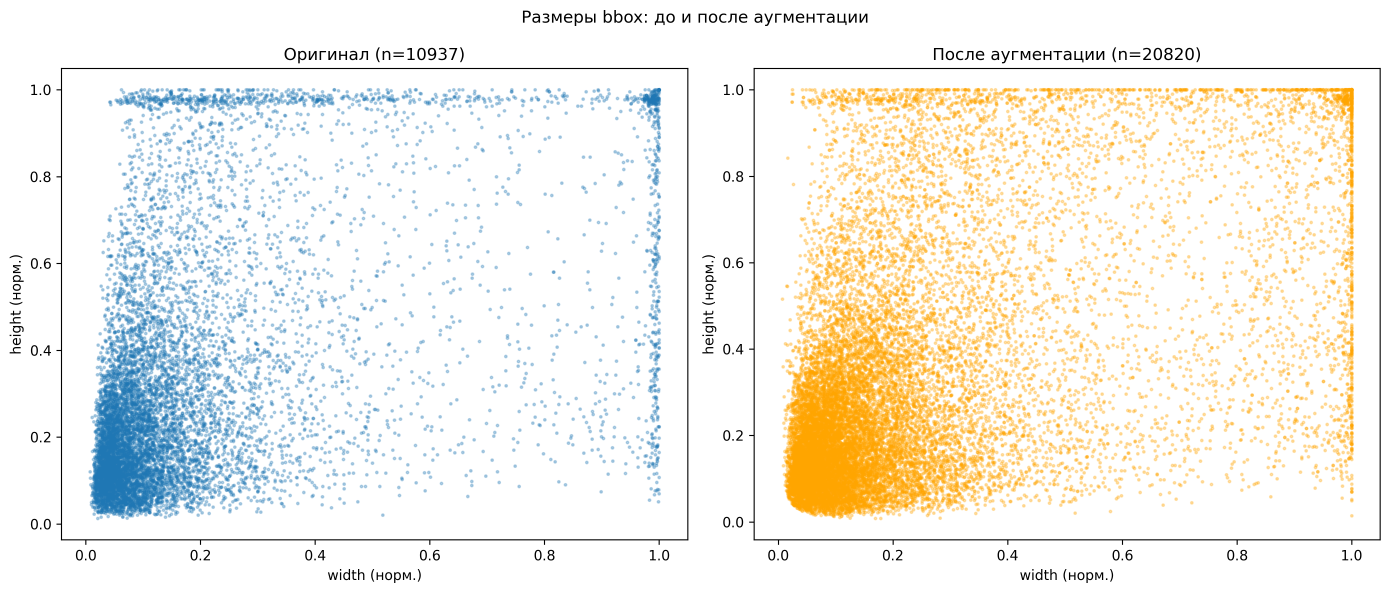
#> input picture диплом/figures/fig_2_13.png, 4170 x 1779 px (shown at 1/3 size)
$ python -i md_to_docx.py   (imports and definitions only)
#> lines starting #> are read from the running program, lines starting #| are printed output that depends on the picture
#!/usr/bin/env python3
# -*- coding: utf-8 -*-
"""
Конвертер diplom.md -> diplom.docx.

Оформление по ГОСТ 7.32-2017 и styles.md (Список A):
    - шрифт Times New Roman 14pt, кегль полуторный (A-2, A-3);
    - поля: 20/20/30/15 мм top/bottom/left/right (A-1);
    - абзацный отступ 1.25 см, выравнивание по ширине (A-4, A-5);
    - структурные разделы (РЕФЕРАТ, ТЕРМИНЫ И ОПРЕДЕЛЕНИЯ, ПЕРЕЧЕНЬ
      СОКРАЩЕНИЙ И ОБОЗНАЧЕНИЙ, СОДЕРЖАНИЕ, ВВЕДЕНИЕ, ЗАКЛЮЧЕНИЕ,
      СПИСОК ИСПОЛЬЗОВАННЫХ ИСТОЧНИКОВ, ПРИЛОЖЕНИЕ А...) — прописные,
      по центру, НЕ жирные, с новой страницы (A-7, A-9, A-9a, A-18);
    - нумерованные главы (1, 2, ...) и подразделы (1.1, 1.1.1) — с
      красной строки, по левому краю, НЕ прописные, НЕ жирные;
      главы начинают новую страницу (A-8, A-9, A-9a, A-18);
    - жирное начертание НЕ используется ни в заголовках, ни в теле
      текста, ни в таблицах — иерархия задаётся outlineLvl и размером
      шрифта, не начертанием (A-18);
    - подписи рисунков — под рисунком, по центру, без точки в конце
      (A-12, ГОСТ 7.32-2017 п. 6.5.6);
    - подписи таблиц — над таблицей, слева (A-13);
    - таблицы — TNR 12, границы, заголовок без жирного (A-18);
    - формулы — нативные OMML через pandoc, блочные по центру,
      инлайн в тексте (A-14, A-15);
    - TOC не вставляется: в заголовках выставлен outlineLvl, ручная
      сборка оглавления выполняется в Word (A-19);
    - имя выходного файла — только diplom.docx (A-20).
"""

import os
import re
import sys

from docx import Document
from docx.enum.section import WD_SECTION_START
from docx.enum.table import WD_ALIGN_VERTICAL, WD_TABLE_ALIGNMENT
from docx.enum.text import WD_ALIGN_PARAGRAPH, WD_BREAK
from docx.oxml.ns import qn
from docx.oxml import OxmlElement
from docx.shared import Cm, Mm, Pt, RGBColor, Emu


# -----------------------------------------------------------------------------
# Конфигурация
# -----------------------------------------------------------------------------

ROOT = os.path.dirname(os.path.abspath(__file__))
MD_PATH = os.path.join(ROOT, "диплом", "diplom.md")
FIG_DIR = os.path.join(ROOT, "диплом")  # пути в md относительно этой папки
OUT_PATH = os.path.join(ROOT, "diplom.docx")  # A-20: всегда diplom.docx, без суффиксов

# Набор структурных разделов по ГОСТ 7.32-2017 (A-7, A-9a). Сравнение
# идёт case-insensitive по тексту заголовка в md (после strip).
STRUCTURAL_SECTIONS = {
    "реферат",
    "термины и определения",
    "перечень сокращений и обозначений",
    "содержание",
    "введение",
    "заключение",
    "список использованных источников",
}


# [21 lines left out: functions _is_structural_section, _is_numbered_heading, not called in this run]

BODY_FONT = "Times New Roman"
CODE_FONT = "Consolas"
MATH_FONT = "Cambria Math"

# [1 line that did not run here, left out]
# [1 line that did not run here, left out]
# [1 line that did not run here, left out]

# Плейсхолдер-маркер и их перечень
PLACEHOLDER_MARKER = "not_yet"
placeholders = []  # (figure_number, caption, file_line)

# Источники из «Список использованных источников». Заполняется в convert().
# Ключ — номер источника (int), значение — полная библиографическая запись по ГОСТ.
SOURCES: "dict[int, str]" = {}

# Множество номеров источников, для которых реально встретился маркер **[N]**
# в теле текста. По нему определяем, какие сноски действительно надо создать.
USED_FOOTNOTE_IDS: "set[int]" = set()


# -----------------------------------------------------------------------------
# Замена простейших LaTeX на unicode
# -----------------------------------------------------------------------------

LATEX_REPLACEMENTS = [
    (r"\\cdot", "·"),
    (r"\\times", "×"),
    (r"\\approx", "≈"),
    (r"\\leq", "≤"),
    (r"\\geq", "≥"),
    (r"\\neq", "≠"),
    (r"\\pm", "±"),
    (r"\\to", "→"),
    (r"\\rightarrow", "→"),
    (r"\\leftarrow", "←"),
    (r"\\Rightarrow", "⇒"),
    (r"\\Leftarrow", "⇐"),
    (r"\\in", "∈"),
    (r"\\notin", "∉"),
    (r"\\subset", "⊂"),
    (r"\\cup", "∪"),
    (r"\\cap", "∩"),
    (r"\\forall", "∀"),
    (r"\\exists", "∃"),
    (r"\\infty", "∞"),
    (r"\\partial", "∂"),
    (r"\\nabla", "∇"),
    (r"\\sum", "Σ"),
    (r"\\prod", "∏"),
    (r"\\int", "∫"),
    (r"\\sqrt", "√"),
    (r"\\ln", "ln"),
    (r"\\log", "log"),
    (r"\\sin", "sin"),
    (r"\\cos", "cos"),
    (r"\\tan", "tan"),
    (r"\\exp", "exp"),
    (r"\\min", "min"),
    (r"\\max", "max"),
    (r"\\softmax", "softmax"),
    (r"\\text\{([^}]*)\}", r"\1"),
    (r"\\mathrm\{([^}]*)\}", r"\1"),
    (r"\\mathbf\{([^}]*)\}", r"\1"),
    (r"\\mathcal\{([^}]*)\}", r"\1"),
    (r"\\mathbb\{([^}]*)\}", r"\1"),
    (r"\\operatorname\{([^}]*)\}", r"\1"),
    (r"\\boldsymbol\{([^}]*)\}", r"\1"),
    (r"\\odot", "⊙"),
    (r"\\oplus", "⊕"),
    (r"\\otimes", "⊗"),
    (r"\\ldots", "…"),
    (r"\\cdots", "⋯"),
    (r"\\alpha", "α"),
    (r"\\beta", "β"),
    (r"\\gamma", "γ"),
    (r"\\delta", "δ"),
    (r"\\epsilon", "ε"),
    (r"\\varepsilon", "ε"),
    (r"\\zeta", "ζ"),
    (r"\\eta", "η"),
    (r"\\theta", "θ"),
    (r"\\iota", "ι"),
    (r"\\kappa", "κ"),
    (r"\\lambda", "λ"),
    (r"\\mu", "μ"),
    (r"\\nu", "ν"),
    (r"\\xi", "ξ"),
    (r"\\pi", "π"),
    (r"\\rho", "ρ"),
    (r"\\sigma", "σ"),
    (r"\\tau", "τ"),
    (r"\\upsilon", "υ"),
    (r"\\phi", "φ"),
    (r"\\varphi", "φ"),
    (r"\\chi", "χ"),
    (r"\\psi", "ψ"),
    (r"\\omega", "ω"),
    (r"\\Gamma", "Γ"),
    (r"\\Delta", "Δ"),
    (r"\\Theta", "Θ"),
    (r"\\Lambda", "Λ"),
    (r"\\Xi", "Ξ"),
    (r"\\Pi", "Π"),
    (r"\\Sigma", "Σ"),
    (r"\\Phi", "Φ"),
    (r"\\Psi", "Ψ"),
    (r"\\Omega", "Ω"),
    (r"\\,", " "),
    (r"\\;", " "),
    (r"\\:", " "),
    (r"\\!", ""),
    (r"\\quad", "    "),
    (r"\\qquad", "        "),
    (r"\\left", ""),
    (r"\\right", ""),
    (r"\\big", ""),
    (r"\\Big", ""),
    (r"\\bigg", ""),
    (r"\\Bigg", ""),
    (r"\\\\", "\n"),
]


# [185 lines left out: functions latex_to_unicode, setup_document, _setup_heading_styles, _neutralize_hyperlink_style, not called in this run]


def add_page_break(doc):
    p = doc.add_paragraph()
    p.add_run().add_break(WD_BREAK.PAGE)


# [150 lines left out: functions add_filler_page, _set_section_page_num_start, _set_section_footer_page_number, start_numbered_section, set_paragraph_style, run_set_font, not called in this run]


# -----------------------------------------------------------------------------
# Парсер inline-разметки (bold, italic, code, math)
# -----------------------------------------------------------------------------

INLINE_PATTERN = re.compile(
    r"(\*\*\[\d+\](?:\[\d+\])*\*\*|"  # **[N]** или **[N][M]** — маркер(ы) сноски (legacy)
    r"\[\d+\](?:\[\d+\])*|"           # [N] или [N][M]... — маркер(ы) сноски (plain)
    r"\*\*[^*]+\*\*|"                 # **bold**
    r"\*[^*]+\*|"                     # *italic*
    r"`[^`]+`|"                       # `code`
    r"\$[^$]+\$)"                     # $math$
)

# Маркер сноски: **[N]** или **[N][M]...** (подряд несколько номеров) —
# старый формат разметки, оставлен для совместимости.
RE_FOOTNOTE_MARKER = re.compile(r"^\*\*((?:\[\d+\])+)\*\*$")

# Маркер сноски: [N] или [N][M]... — плоский формат. Срабатывает только
# если все номера внутри соответствуют записям «Список использованных
# источников» (проверяется через SOURCES). Это позволяет не спутать
# библиографическую ссылку с, например, `[TODO]`, `[черновик]` и прочими
# квадратными скобками в тексте.
RE_FOOTNOTE_MARKER_PLAIN = re.compile(r"^((?:\[\d+\])+)$")


# [297 lines left out: functions parse_inline, add_inline_runs, add_heading, add_page_break_before, add_toc, add_paragraph and 2 more, not called in this run]


_FORMULA_CACHE = {}
_FORMULA_DPI = 300  # внутреннее разрешение рендера; не влияет на размер в документе


_OMML_CACHE = {}  # (latex_stripped, display_bool) -> omml XML string
_OMML_NS = {
    "m": "http://schemas.openxmlformats.org/officeDocument/2006/math",
    "w": "http://schemas.openxmlformats.org/wordprocessingml/2006/main",
}


# [76 lines left out: functions _latex_to_omml, _omml_element, not called in this run]


# -----------------------------------------------------------------------------
# Сноски (footnotes) по ГОСТ
# -----------------------------------------------------------------------------
#
# Задача: по маркеру ``**[N]**`` в md-исходнике вставить в docx нативную
# подстраничную сноску Word (postscript-numeric), в теле которой — полная
# библиографическая запись источника №N по ГОСТ 7.0.5 / 7.32-2017 (ровно так,
# как она приведена в разделе «Список использованных источников»).
#
# python-docx нативно не поддерживает сноски, поэтому footnotes-part
# (word/footnotes.xml + Relationships + Content Types) собирается вручную
# через низкоуровневое API pkg.OpcPackage.
#
# Правила оформления подстраничных сносок по ГОСТ (что именно складываем):
#   * пагинация сносок — сквозная по всему документу (w:numFmt="decimal");
#   * маркер в тексте — верхний индекс (arab цифра), реализуется стилем
#     «FootnoteReference»;
#   * маркер в теле сноски — также верхний индекс, реализуется стилем
#     «FootnoteText» + «FootnoteReference» на первой цифре;
#   * содержимое сноски — полная библ. запись один-в-один с «Список
#     использованных источников» (автор, заглавие, выходные данные, URL,
#     дата обращения).
# -----------------------------------------------------------------------------

FOOTNOTES_XML_TEMPLATE = """<?xml version="1.0" encoding="UTF-8" standalone="yes"?>
<w:footnotes xmlns:w="http://schemas.openxmlformats.org/wordprocessingml/2006/main">
  <w:footnote w:type="separator" w:id="-1">
    <w:p><w:r><w:separator/></w:r></w:p>
  </w:footnote>
  <w:footnote w:type="continuationSeparator" w:id="0">
    <w:p><w:r><w:continuationSeparator/></w:r></w:p>
  </w:footnote>
</w:footnotes>
"""


# [97 lines left out: functions _ensure_footnote_styles, _ensure_footnotes_part, _flush_footnotes, not called in this run]


_FOOTNOTES_ROOT = None  # <w:footnotes> элемент; заполняется в setup_footnotes_part


# [93 lines left out: functions setup_footnotes_part, add_footnote_reference, not called in this run]


_FOOTNOTE_COUNTER = 0


# [76 lines left out: functions _next_footnote_id, parse_sources_from_md, add_block_formula, add_inline_formula, not called in this run]


def _compressed_image_stream(full_path, *, max_side=1800, jpeg_quality=82):
    """Масштабирует и пережимает изображение в JPEG-поток для встраивания в docx.
    Если изображение уже маленькое (<= max_side по длинной стороне) и в JPEG,
    возвращает исходный путь без изменений.
    """
#> called with full_path = 'диплом/figures/fig_2_13.png', max_side = 1800, jpeg_quality = 82
    from PIL import Image
    import io

    try:
        with Image.open(full_path) as im:
#> im is the input picture: PIL image 4170x1779 RGBA; mean R, G, B, A 244.2, 241.8, 234.4, 255
            im.load()
            w, h = im.size
#> w = 4170; h = 1779
            longest = max(w, h)
#> longest = 4170
            # решаем, нужна ли пересборка
            fmt = (im.format or "").upper()
#> fmt = 'PNG'
            already_small = longest <= max_side
#> already_small = False
            already_jpeg = fmt in ("JPEG", "JPG")
#> already_jpeg = False
            if already_small and already_jpeg:
                return full_path

            # масштабирование
            if longest > max_side:
                scale = max_side / longest
#> scale = 0.432
                new_size = (max(1, int(w * scale)), max(1, int(h * scale)))
#> new_size = (1800, 767)
                im = im.resize(new_size, Image.LANCZOS)
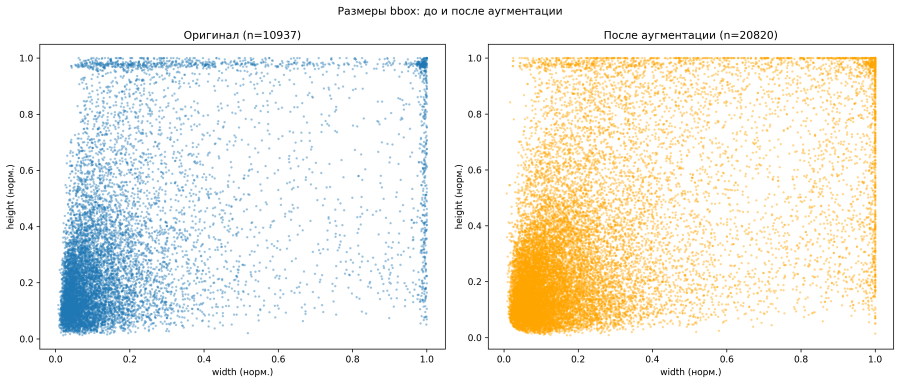
#> im: PIL image 1800x767 RGBA (shown at 1/2 size); mean R, G, B, A 244, 241.7, 234.2, 255

            # приводим к RGB с белой подложкой (для прозрачности)
            if im.mode in ("RGBA", "LA"):
                bg = Image.new("RGB", im.size, (255, 255, 255))
#> bg: PIL image 1800x767 RGB; every value is 255
                alpha = im.split()[-1]
#> alpha: PIL image 1800x767 L; every value is 255
                bg.paste(im.convert("RGB"), mask=alpha)
                im = bg
            elif im.mode != "RGB":
                im = im.convert("RGB")

            buf = io.BytesIO()
            im.save(buf, format="JPEG", quality=jpeg_quality, optimize=True,
                    progressive=True)
            buf.seek(0)
            return buf
    except Exception:
        # при любой ошибке возвращаем оригинал
        return full_path


# [130 lines left out: functions add_image, add_table, not called in this run]


# -----------------------------------------------------------------------------
# Основной парсер
# -----------------------------------------------------------------------------

RE_HEADING = re.compile(r"^(#{1,6})\s+(.*)$")
RE_IMAGE = re.compile(r"^!\[.*?\]\((.*?)\)\s*$")
RE_OLIST = re.compile(r"^(\d+)\.\s+(.*)$")
RE_BLIST = re.compile(r"^[-*]\s+(.*)$")
RE_BLOCK_MATH = re.compile(r"^\$\$(.*)\$\$\s*$")
RE_BLOCK_MATH_OPEN = re.compile(r"^\$\$(.*)$")
RE_BLOCK_MATH_CLOSE = re.compile(r"^(.*)\$\$\s*$")
RE_TABLE_ROW = re.compile(r"^\s*\|(.+)\|\s*$")
RE_TABLE_SEP = re.compile(r"^\s*\|?[\s:|-]+\|?\s*$")
RE_HR = re.compile(r"^---+\s*$")
RE_CODE_FENCE = re.compile(r"^```(\w*)\s*$")


# [252 lines left out: functions split_table_row, convert, add_paragraph_centered, add_figure_caption, add_table_caption, not called in this run]


# [11 lines not run here, left out]

>>> result = _compressed_image_stream('диплом/figures/fig_2_13.png')
